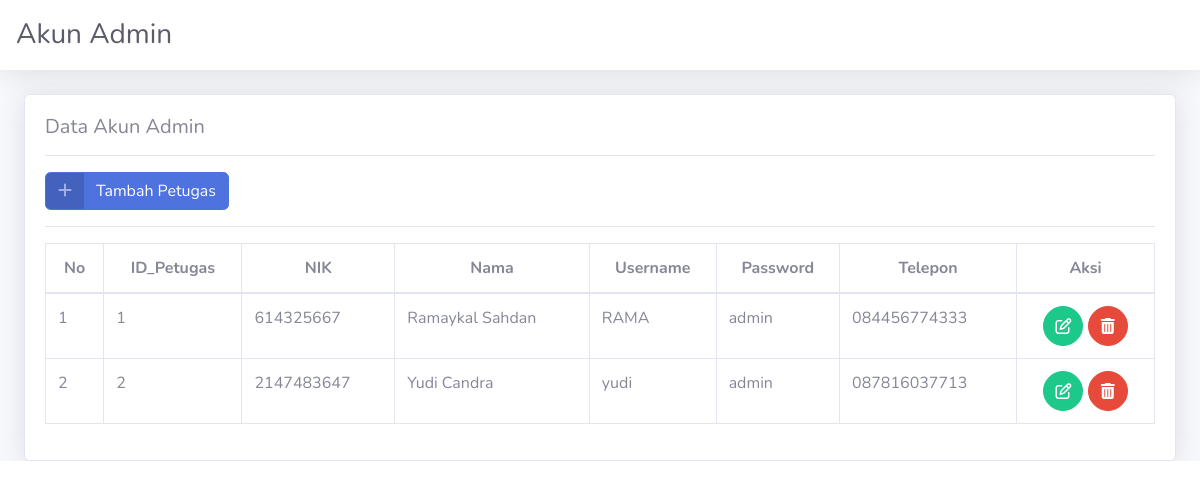
Page /akun_admin.php on the committed database.
### tables this page shows
CREATE TABLE `petugas` (
  `id_petugas` int(11) NOT NULL,
  `nik` int(16) NOT NULL,
  `nama` varchar(30) NOT NULL,
  `username` varchar(30) NOT NULL,
  `password` varchar(30) NOT NULL,
  `telp` varchar(12) NOT NULL
);

### akun_admin.php (the view, shortened to what this page needs)
<!DOCTYPE html>
<html lang="en">
<head>
  <link href="vendor/fontawesome-free/css/all.min.css" rel="stylesheet" type="text/css">
  <link href="css/sb-admin-2.min.css" rel="stylesheet">
</head>
<body id="page-top">
  <div id="wrapper">
    <div id="content-wrapper" class="d-flex flex-column">
      <div id="content">
        <nav class="navbar navbar-expand navbar-light bg-white topbar mb-4 static-top shadow">
          <h1 class="h3 mb-0 text-gray-800">Akun Admin</h1>
        </nav>
        <div class="container-fluid">
          <div class="card shadow">
            <div class="card-body">
            <h5>Data Akun Admin</h5>
              <hr>
                <a href="admin.php?url=tambah_petugas" class="btn btn-primary btn-icon-split">
                  <span class="icon text-white-50">
                    <i class="fa fa-plus"></i>
                  </span>
                  <span class="text">Tambah Petugas</span>
                </a>
              <hr>
              <div class="table-responsive">
                <table class="table table-bordered" id="dataTable" width="100%" cellspacing="0">
                  <thead>
                    <tr class="text-center">
                      <th>No</th>
                      <th>ID_Petugas</th>
                      <th>NIK</th>
                      <th>Nama</th>
                      <th>Username</th>
                      <th>Password</th>
                      <th>Telepon</th>
                      <th>Aksi</th>
                    </tr>
                  </thead>
                  <tbody>
                <?php
                require 'conn.php';
                $query = "SELECT * FROM petugas";
                $result = mysqli_query($db, $query);
                $no = 1;
                while ($data = mysqli_fetch_assoc($result)) {
                ?>
                    <tr>
                      <td><?php echo $no++; ?></td>
                      <td><?php echo $data['id_petugas']; ?></td>
                      <td><?php echo $data['nik']; ?></td>
                      <td><?php echo $data['nama']; ?></td>
                      <td><?php echo $data['username']; ?></td>
                      <td><?php echo $data['password']; ?></td>
                      <td><?php echo $data['telp']; ?></td>
                      <td class="text-center">
                        <a class="btn btn-success btn-circle" href="admin.php?url=edit_petugas&id=<?php echo $data['id_petugas']; ?>">
                          <i class="fa fa-edit"></i>
                        </a>
                        <a class="btn btn-danger btn-circle" href="#" onclick="confirmDelete('<?php echo $data['id_petugas']; ?>')">
                          <i class="fa fa-trash"></i>
                        </a>
                      </td>
                    </tr>
                <?php } ?>
                  </tbody>
            </table>
              </div>
            </div>
          </div>
        </div>
      </div>
    </div>
  </div>
</body>
</html>

### rows in the picture
petugas: id_petugas "1", nik "614325667", nama "Ramaykal Sahdan", username "RAMA", password "admin", telp "084456774333"
petugas: id_petugas "2", nik "2147483647", nama "Yudi Candra", username "yudi", password "admin", telp "087816037713"
